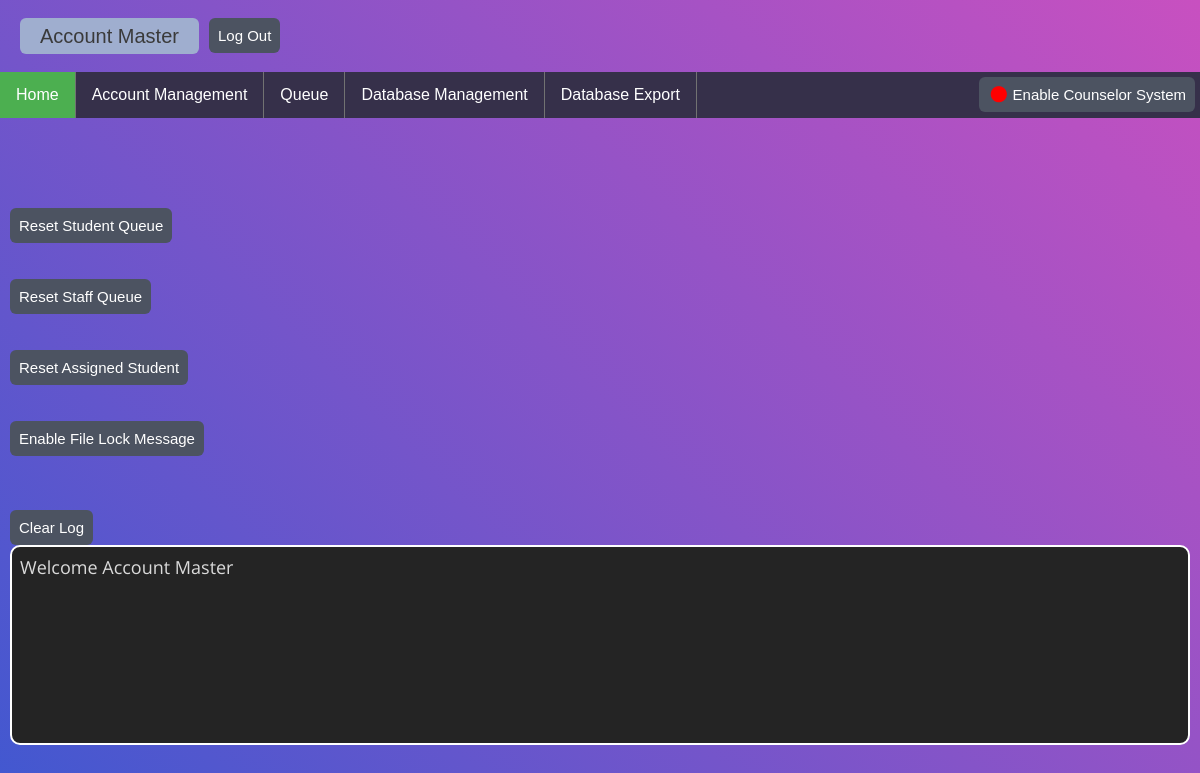
/public/admin/Admin.php (signed in), run on the app's committed database.
### tables this page shows
CREATE TABLE `staff` (
  `Staff_ID` int(5) NOT NULL,
  `Type` enum('Admin','Counselor') DEFAULT NULL,
  `First_Name` varchar(255) DEFAULT NULL,
  `Last_Name` varchar(255) DEFAULT NULL,
  `Username` varchar(255) DEFAULT NULL,
  `Password` varchar(255) DEFAULT NULL,
  `Display_Name` varchar(255) DEFAULT NULL,
  `Serving` int(5) DEFAULT NULL
);

### public/admin/Admin.php (the view, shortened to what this page needs)
<?php
  include('../../config/database_connect.php');
  if($_SESSION['Staff_ID'] != NULL) {
    $StaffID=$_SESSION['Staff_ID'];
  } else {
    header('Location:Staff-SignIn.php');
  }
  $Query="SELECT * FROM staff WHERE Staff_ID=$StaffID";
  $query = $link->prepare($Query);
  $query->execute();
  $result = $query->get_result();
  $r = $result->fetch_array(MYSQLI_ASSOC);
  $Staff_First_Name = $r['First_Name'];
  $Staff_Last_Name  = $r['Last_Name'];
?>
<!DOCTYPE html>
<html>
<link rel="stylesheet" type="text/css" href="../../design/AdminStyle.css">
<body>
    <br>
    <button class="Staff-Name" style="float: left"><?php echo "$Staff_Last_Name $Staff_First_Name"?></button>
    <button class="LogOut" style="float: left" onclick = "window.location.href='Staff-SignIn.php'">Log Out</button>
    <br><br><br>
    <ul>
        <li><a class="active" href="Admin.php">Home</a></li>
        <li><a href="accountManage.php">Account Management</a></li>
        <li><a href="AdminQueue.php">Queue</a></li>
        <li><a href="databaseManage.php">Database Management</a></li>
        <li><a href="export.php">Database Export</a></li>
        <li style="float:right"><button class="activeButton" onClick = "Auto_Button()">
            <span id = "EAutoB" class = "DotR">&#x25cf</span> &nbsp;&nbsp;&nbsp;&nbsp;&nbsp;&nbsp;<span id="Auto_Status">Enable</span> Counselor System
        </button></li>
    </ul>
    <br><br><br><br><br>
    <div>
        <button class="LogOut"onClick = "R_Stud_Q()"> Reset Student Queue</button>
        <br><br><br>
        <button class="LogOut" onClick = "R_Staff_Q()"> Reset Staff Queue</button>
        <br><br><br>
        <button class="LogOut" onClick = "R_A_Stud()"> Reset Assigned Student</button>
        <br><br><br>
        <button class="LogOut" onClick = "D_FL_Message()"> <span id = "F_L_M"></span> File Lock Message</button>
    </div>
    <br><br><br>
    <button class="LogOut" onClick = "C_Log()"> Clear Log</button><br>
    <div class="remarkContainer">
        <textarea  class ="remarkBox" type="text"  id = "Log" disabled>Welcome <?php echo "$Staff_Last_Name $Staff_First_Name" ?> </textarea>
    </div>
</body>
</html>

### design/AdminStyle.css (style rules this page uses)
.Staff-Name { background :#9faecf; color: rgb(58, 58, 58); font-size: 20px; border-radius: 6px; margin-left :20px ; padding: 6.5px; padding-left: 20px; padding-right: 20px; border-color: rgb(255, 255, 255); pointer-events: none; }
.LogOut { background :#4c5361; color: rgb(255, 255, 255); border-radius: 6px; padding: 9px; margin-left :10px ; text-align: center; font-size: 15px; border-color: #fff; }
.activeButton { background :#4c5361; color: rgb(255, 255, 255); border-radius: 6px; padding: 9px; margin-right :5px ; margin-right :5px ; margin-top :5px ; text-align: center; font-size: 15px; border-color: #fff; }
.active { background-color: #4CAF50; }
.DotR { color:rgb(255, 0, 0); font-size:250%; position:absolute; top:-1.5px; }
.remarkBox { color: #dadada; background-color: #242424; border-radius: 10px; width: 100%; height: 200px; text-align: top; resize:none; padding: 8px; border: 2px solid rgb(255, 255, 255); font-family: OpenSans-Regular; font-size: 18px; overflow-y: scroll; }
.remarkContainer { margin-left: 10px; margin-right: 10px; }
ul { height: 46px; min-width: 770px; list-style-type: none; margin: 0; padding: 0; overflow: hidden; background-color: #36304a; font-family: sans-serif; position: -webkit-sticky; position: sticky; top: 0; vertical-align: middle; }
li { float: left; border-right: 1px solid rgb(114, 114, 114); vertical-align: middle; }
li:last-child { border-right: none; }
li a, .dropbtn { display: inline-block; color: white; text-align: center; padding: 14px 16px; text-decoration: none; font-weight: lighter; }
* { margin: 0px; padding: 0px; box-sizing: border-box; }
body, html { height: 100%; font-family: sans-serif; width: 100%; margin: 0px; padding: 0px; background: #c850c0; background: -webkit-linear-gradient(45deg, #4158d0, #c850c0); background: -o-linear-gradient(45deg, #4158d0, #c850c0); background: -moz-linear-gradient(45deg, #4158d0, #c850c0); background: linear-gradient(45deg, #4158d0, #c850c0); background-attachment: fixed; }
ul, li { margin: 0px; list-style-type: none; }
textarea { display: block; outline: none; }
button { outline: none !important; border: none; background: transparent; }

### data on the page
staff: Last_Name "Account", First_Name "Master", Last_Name+First_Name "Welcome Account Master"
